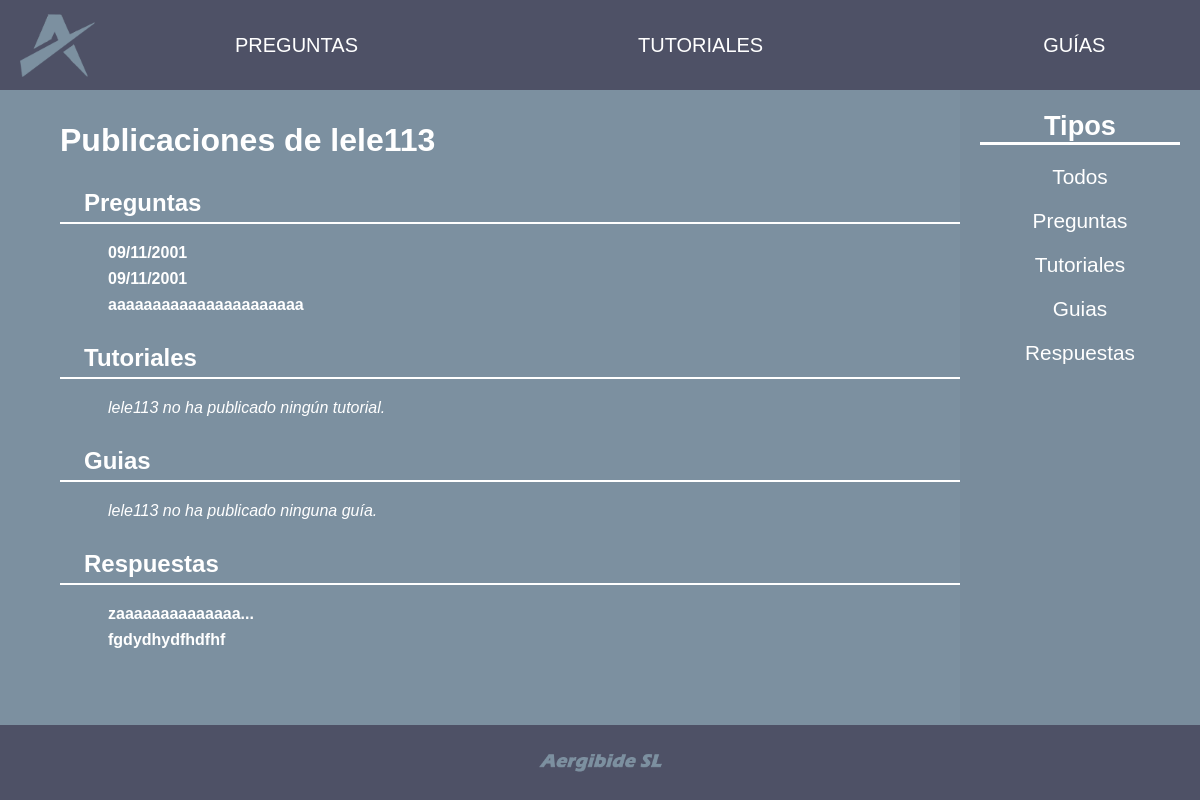
Page /aergibide/index.php?controller=user&action=publicaciones&tipo=todas&idUsuario=37 (signed in) on the committed database.
### tables this page shows
CREATE TABLE `Usuario` (
  `idUsuario` int(10) NOT NULL,
  `nombre` varchar(50) NOT NULL,
  `apellido` varchar(50) NOT NULL,
  `nickname` varchar(50) NOT NULL,
  `contrasena` varchar(255) NOT NULL,
  `tipo` varchar(50) NOT NULL,
  `correo` varchar(255) DEFAULT NULL
);

CREATE TABLE `Pregunta` (
  `idPregunta` int(10) NOT NULL,
  `titulo` varchar(50) NOT NULL,
  `descripcion` text NOT NULL,
  `tema` varchar(50) NOT NULL,
  `fecha` date NOT NULL,
  `imagen` varchar(255) DEFAULT NULL,
  `idUsuario` int(10) NOT NULL
);

CREATE TABLE `Respuesta` (
  `idRespuesta` int(10) NOT NULL,
  `fecha` date NOT NULL,
  `descripcion` text NOT NULL,
  `fichero` varchar(255) DEFAULT NULL,
  `idUsuario` int(10) NOT NULL,
  `idPregunta` int(10) NOT NULL
);

### aergibide/model/db.php (called while the page is built, shortened)
<?php
class Db {
    public function __construct() {
        $this -> host = constant("DB_HOST");
        $this -> db = constant("DB");
        $this -> user = constant("DB_USER");
        $this -> pass = constant("DB_PASS");
        try {
            $this->conection = new PDO("mysql:host=" .$this->host.';
            dbname='.$this->db, $this->user, $this->pass);
        } catch (PDOException $e) {
            echo $e->getMessage();
            exit();
        }
    }
}

### aergibide/model/User.php (called while the page is built, shortened)
<?php
class User
{
    private $table = "Usuario";
    private $connection;
    public function getConection()
    {
        $dbObj = new Db();
        $this->connection = $dbObj->conection;
    }
    public function getUserById($idUsuario) {
        $sql = "SELECT * FROM " . $this->table . " WHERE idUsuario = ?";
        $stmt = $this->connection->prepare($sql);
        $stmt->execute([$idUsuario]);
        return $stmt->fetch();
    }
}

### aergibide/controller/UserController.php (called while the page is built, shortened)
<?php
require_once "model/User.php";
require_once "model/Pregunta.php";
require_once "model/Tutorial.php";
require_once "model/Guia.php";
require_once "model/Respuesta.php";
class UserController
{
    public $model;
    public function __construct()
    {
        $this->model = new User();
    }
    public function publicaciones()
    {
        $userId = isset($_GET['idUsuario']) ? $_GET['idUsuario'] : $_SESSION['user_data']['idUsuario'];
        $usuario = $this->model->getUserById($userId);
        $preguntaModel = new Pregunta();
        $guiaModel = new Guia();
        $tutorialModel = new Tutorial();
        $respuestaModel = new Respuesta();
        $preguntasPublicadas = $preguntaModel->getPreguntasByUserId($userId);
        $guiasPublicadas = $guiaModel->getGuiasByUserId($userId);
        $tutorialesPublicados = $tutorialModel->getTutorialesByUserId($userId);
        $respuestasPublicadas = $respuestaModel->getRespuestasByUserId($userId);
        return [
            'preguntas' => $preguntasPublicadas,
            'guias' => $guiasPublicadas,
            'tutoriales' => $tutorialesPublicados,
            'respuestas'=> $respuestasPublicadas,
            'usuario' => $usuario
        ];
    }
}

### aergibide/model/Pregunta.php (called while the page is built, shortened)
<?php
class Pregunta
{
    private $connection;
    public function getConection()
    {
        $dbObj = new Db();
        $this->connection = $dbObj->conection;
    }
    public function getPreguntasByUserId($userId) {
        $sql = "SELECT * FROM Pregunta WHERE idUsuario = ?";
        $stmt = $this->connection->prepare($sql);
        $stmt->execute([$userId]);
        return $stmt->fetchAll();
    }
}

### aergibide/model/Guia.php (called while the page is built, shortened)
<?php
class Guia
{
    private $connection;
    public function getConection()
    {
        $dbObj = new Db();
        $this->connection = $dbObj->conection;
    }
    public function getGuiasByUserId($userId) {
        $sql = "SELECT * FROM Guia WHERE idUsuario = ?";
        $stmt = $this->connection->prepare($sql);
        $stmt->execute([$userId]);
        return $stmt->fetchAll();
    }
}

### aergibide/model/Tutorial.php (called while the page is built, shortened)
<?php
class Tutorial
{
    private $connection;
    public function getConection()
    {
        $dbObj = new Db();
        $this->connection = $dbObj->conection;
    }
    public function getTutorialesByUserId($userId) {
        $sql = "SELECT * FROM Tutorial WHERE idUsuario = ?";
        $stmt = $this->connection->prepare($sql);
        $stmt->execute([$userId]);
        return $stmt->fetchAll();
    }
}

### aergibide/model/Respuesta.php (called while the page is built, shortened)
<?php
class Respuesta{
    private $connection;
    public function getConection(){
        $dbObj = new Db();
        $this->connection = $dbObj->conection;
    }
    public function getRespuestasByUserId($userId) {
        $sql = "SELECT * FROM Respuesta WHERE idUsuario = ?";
        $stmt = $this->connection->prepare($sql);
        $stmt->execute([$userId]);
        return $stmt->fetchAll();
    }
}

### aergibide/view/user/publicaciones.html.php (the view, shortened to what this page needs)
<?php $tipo = $_GET['tipo'] ?>
<div class="main-content">
    <div class="content-left-publicacion-guardados">
        <?php if ($dataToView['data']['usuario']['idUsuario'] == $_SESSION['user_data']['idUsuario']): ?>
            <h1 class="titulo">Mis Publicaciones</h1>
        <?php else: ?>
            <h1 class="titulo">Publicaciones de <?php echo $dataToView['data']['usuario']['nickname']; ?></h1>
        <?php endif; ?>
        <?php if ($tipo == 'todas' || $tipo == 'preguntas'): ?>
            <h2 class="seccion">Preguntas</h2>
            <?php if (empty($dataToView['data']['preguntas'])): ?>
                <?php if ($dataToView['data']['usuario']['idUsuario'] == $_SESSION['user_data']['idUsuario']): ?>
                    <p class="no-guardadas">No has publicado ninguna pregunta.</p>
                <?php else: ?>
                    <p class="no-guardadas"><?php echo $dataToView['data']['usuario']['nickname']; ?> no ha publicado ninguna pregunta.</p>
                <?php endif; ?>
            <?php else: ?>
                <ul>
                    <?php foreach ($dataToView['data']['preguntas'] as $pregunta): ?>
                        <li>
                            <a href="index.php?controller=pregunta&action=view&id=<?php echo $pregunta['idPregunta']; ?>">
                                <?php echo $pregunta['titulo']; ?>
                            </a>
                        </li>
                    <?php endforeach; ?>
                </ul>
            <?php endif; ?>
        <?php endif; ?>
        <?php if ($tipo == 'todas' || $tipo == 'tutoriales'): ?>
            <h2 class="seccion">Tutoriales</h2>
            <?php if (empty($dataToView['data']['tutoriales'])): ?>
                <?php if ($dataToView['data']['usuario']['idUsuario'] == $_SESSION['user_data']['idUsuario']): ?>
                    <p class="no-guardadas">No has publicado ningún tutorial.</p>
                <?php else: ?>
                    <p class="no-guardadas"><?php echo $dataToView['data']['usuario']['nickname']; ?> no ha publicado ningún tutorial.</p>
                <?php endif; ?>
            <?php endif; ?>
        <?php endif; ?>
        <?php if ($tipo == 'todas' || $tipo == 'guias'): ?>
            <h2 class="seccion">Guias</h2>
            <?php if (empty($dataToView['data']['guias'])): ?>
                <?php if ($dataToView['data']['usuario']['idUsuario'] == $_SESSION['user_data']['idUsuario']): ?>
                    <p class="no-guardadas">No has publicado ninguna guía.</p>
                <?php else: ?>
                    <p class="no-guardadas"><?php echo $dataToView['data']['usuario']['nickname']; ?> no ha publicado ninguna guía.</p>
                <?php endif; ?>
            <?php endif; ?>
        <?php endif; ?>
        <?php if ($tipo == 'todas' || $tipo == 'respuestas'): ?>
            <h2 class="seccion">Respuestas</h2>
            <?php if (empty($dataToView['data']['respuestas'])): ?>
                <?php if ($dataToView['data']['usuario']['idUsuario'] == $_SESSION['user_data']['idUsuario']): ?>
                    <p class="no-guardadas">No has publicado ninguna respuesta.</p>
                <?php else: ?>
                    <p class="no-guardadas"><?php echo $dataToView['data']['usuario']['nickname']; ?> no ha publicado ninguna respuesta.</p>
                <?php endif; ?>
            <?php else: ?>
                <ul>
                    <?php foreach ($dataToView['data']['respuestas'] as $respuesta): ?>
                        <li>
                            <a href="index.php?controller=pregunta&action=view&id=<?php echo $respuesta['idPregunta']; ?>">
                                <?php echo strlen($respuesta['descripcion']) > 15 ? substr($respuesta['descripcion'], 0, 15) . '...' : $respuesta['descripcion']; ?>
                            </a>
                        </li>
                    <?php endforeach; ?>
                </ul>
            <?php endif; ?>
        <?php endif; ?>
    </div>
    <div class="sidebar">
        <h3>Tipos</h3>
        <div class="topics">
            <p><a href="index.php?controller=user&action=publicaciones&tipo=todas" class="tema">Todos</a></p>
            <p><a href="index.php?controller=user&action=publicaciones&tipo=preguntas" class="tema">Preguntas</a></p>
            <p><a href="index.php?controller=user&action=publicaciones&tipo=tutoriales" class="tema">Tutoriales</a></p>
            <p><a href="index.php?controller=user$action=publicaciones&tipo=guias" class="tema">Guias</a></p>
            <p><a href="index.php?controller=user$action=publicaciones&tipo=respuestas" class="tema">Respuestas</a></p>
        </div>
    </div>
</div>

### aergibide/assets/css/comunes_style.css (style rules this page uses)
* { margin: 0; padding: 0; box-sizing: border-box; }
body { font-family: 'Be Vietnam Pro', sans-serif; background-color: #f0f0f0; min-height: 100vh; display: flex; justify-content: center; align-items: center; }
.main-content { display: flex; flex-grow: 1; background-color: #7C90A0; padding-top: 90px; }
.sidebar { width: 20%; background-color: #798C9C; padding: 20px; color: white; position: fixed; height: 100vh; right: 0; }
.sidebar h3 { text-align: center; font-size: 1.7em; border-bottom: 3px solid white; }
.sidebar .topics { text-align: center; }
.sidebar .topics p { margin: 20px 0; }
.sidebar .topics p .tema { text-decoration: none; color: white; font-size: 1.3em; }
.titulo { color: white; }
.seccion { color: white; padding-left: 1em; }
.main-content { display: flex; width: 100%; max-width: 1200px; }
.titulo { font-size: 2em; color: #FFFFFF; margin-bottom: 20px; padding-top: 1em; }
.seccion { font-size: 1.5em; color: #FFFFFF; margin: 30px 0 20px; border-bottom: 2px solid #FFFFFF; padding-bottom: 5px; }
.content-left-publicacion-guardados { padding-left: 5%; width: 100%; }
.content-left-publicacion-guardados ul { list-style-type: none; padding: 0; }
.content-left-publicacion-guardados li { margin: 8px 0; }
.content-left-publicacion-guardados a { color: white; text-decoration: none; font-weight: bold; margin-left: 3em; }
.no-guardadas { color: white; font-style: italic; margin-left: 3em; }

### rows in the picture
usuario: nickname "lele113"
pregunta: titulo "09/11/2001"
pregunta: titulo "09/11/2001"
pregunta: titulo "aaaaaaaaaaaaaaaaaaaaaa"
respuesta: descripcion "zaaaaaaaaaaaaaa"
respuesta: descripcion "fgdydhydfhdfhf"
